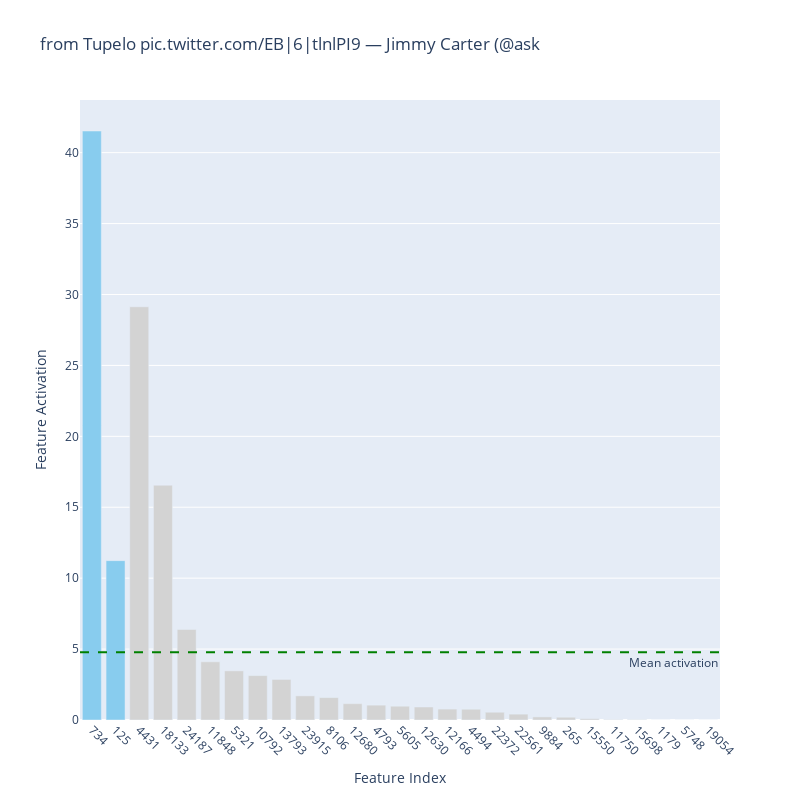
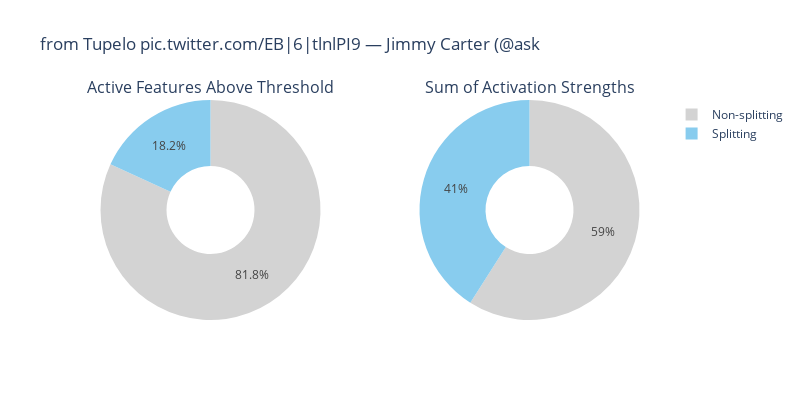
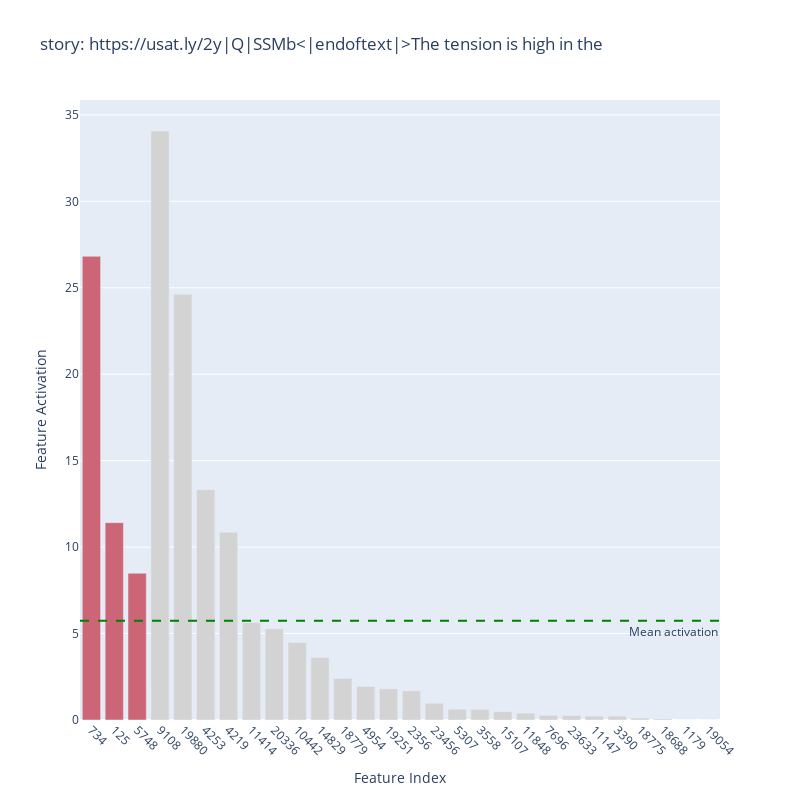

Source (notebook cell) for these figures, in order:
### Code cell
# After creating the PCA plot and identifying interesting points
interesting_point_ids = [85, 253, 70, 334]  # Replace with actual IDs of interest
analyze_specific_points_from_sparse_matrix_path(
    results=results,
    results_path=results_path,
    fs_splitting_nodes=fs_splitting_nodes,
    fs_splitting_cluster=fs_splitting_cluster,
    activation_threshold=activation_threshold,
    node_df=node_df,
    pca_df=pca_df,
    point_ids=interesting_point_ids,
    save_figs=True,
    pca_path=os.path.join(pca_path, "repeats_char_2"),
)

### Figure 1 — Plotly figure (JSON) as saved in the notebook; plotly's stock layout.template omitted (floating-point values rounded to 4 significant figures)
{"data": [{"customdata": [[125, 5], [125, 5], [3985, 1], [14691, 1], [19082, 1], [9939, 1], [4729, 1], [9129, 1], [11442, 1], [18878, 1], [1018, 6], [10590, 1], [4288, 1], [4951, 1], [10549, 1], [10193, 1], [4038, 1], [36, 38], [17905, 1], [8428, 1], [36, 38], [12751, 1], [9870, 1], [829, 51], [null, null], [null, null], [null, null]], "hovertemplate": "Feature Index: %{x}<br>Activation: %{y:.4f}<br>Subgraph ID: %{customdata[0]}<br>Subgraph Size: %{customdata[1]}<extra></extra>", "marker": {"color": ["rgb(136, 204, 238)", "rgb(136, 204, 238)", "lightgrey", "lightgrey", "lightgrey", "lightgrey", "lightgrey", "lightgrey", "lightgrey", "lightgrey", "lightgrey", "lightgrey", "lightgrey", "lightgrey", "lightgrey", "lightgrey", "lightgrey", "lightgrey", "lightgrey", "lightgrey", "lightgrey", "lightgrey", "lightgrey", "lightgrey", "lightgrey", "lightgrey", "lightgrey"]}, "type": "bar", "x": ["734", "125", "4431", "18133", "24187", "11848", "5321", "10792", "13793", "23915", "8106", "12680", "4793", "5605", "12630", "12166", "4494", "22372", "22561", "9884", "265", "15550", "11750", "15698", "1179", "5748", "19054"], "y": [41.53, 11.24, 29.14, 16.56, 6.382, 4.102, 3.463, 3.129, 2.86, 1.702, 1.579, 1.152, 1.047, 0.9719, 0.9172, 0.7703, 0.7588, 0.5502, 0.413, 0.2182, 0.196, 0.0939, 0.03744, 0.02759, 0, 0, 0]}], "layout": {"annotations": [{"showarrow": false, "text": "Mean activation", "x": 1, "xanchor": "right", "xref": "x domain", "y": 4.771, "yanchor": "top", "yref": "y"}], "bargap": 0.2, "height": 800, "shapes": [{"line": {"color": "green", "dash": "dash"}, "type": "line", "x0": 0, "x1": 1, "xref": "x domain", "y0": 4.771, "y1": 4.771, "yref": "y"}], "showlegend": false, "title": {"text": " from Tupelo pic.twitter.com/EB|6|tlnlPI9 — Jimmy Carter (@ask"}, "width": 800, "xaxis": {"tickangle": 45, "tickmode": "array", "ticktext": ["734", "125", "4431", "18133", "24187", "11848", "5321", "10792", "13793", "23915", "8106", "12680", "4793", "5605", "12630", "12166", "4494", "22372", "22561", "9884", "265", "15550", "11750", "15698", "1179", "5748", "19054"], "tickvals": ["734", "125", "4431", "18133", "24187", "11848", "5321", "10792", "13793", "23915", "8106", "12680", "4793", "5605", "12630", "12166", "4494", "22372", "22561", "9884", "265", "15550", "11750", "15698", "1179", "5748", "19054"], "title": {"text": "Feature Index"}, "type": "category"}, "yaxis": {"title": {"text": "Feature Activation"}}}}

### Figure 2 — Plotly figure (JSON) as saved in the notebook; plotly's stock layout.template omitted (floating-point values rounded to 4 significant figures)
{"data": [{"domain": {"x": [0, 0.45], "y": [0, 1]}, "hole": 0.4, "hoverinfo": "label+percent+value", "labels": ["Splitting", "Non-splitting"], "marker": {"colors": ["rgb(136, 204, 238)", "lightgrey"]}, "type": "pie", "values": [2, 9]}, {"domain": {"x": [0.55, 1], "y": [0, 1]}, "hole": 0.4, "hoverinfo": "label+percent+value", "labels": ["Splitting", "Non-splitting"], "marker": {"colors": ["rgb(136, 204, 238)", "lightgrey"]}, "type": "pie", "values": [52.76, 76.06]}], "layout": {"annotations": [{"font": {"size": 16}, "showarrow": false, "text": "Active Features Above Threshold", "x": 0.225, "xanchor": "center", "xref": "paper", "y": 1, "yanchor": "bottom", "yref": "paper"}, {"font": {"size": 16}, "showarrow": false, "text": "Sum of Activation Strengths", "x": 0.775, "xanchor": "center", "xref": "paper", "y": 1, "yanchor": "bottom", "yref": "paper"}], "height": 400, "title": {"text": " from Tupelo pic.twitter.com/EB|6|tlnlPI9 — Jimmy Carter (@ask"}, "width": 800}}

### Figure 3 — Plotly figure (JSON) as saved in the notebook; plotly's stock layout.template omitted (floating-point values rounded to 4 significant figures)
{"data": [{"customdata": [[125, 5], [125, 5], [125, 5], [7818, 1], [3836, 2], [3836, 2], [3805, 1], [9602, 1], [16296, 1], [8866, 1], [12224, 1], [15172, 1], [4422, 1], [1689, 8], [2200, 1], [18561, 1], [4718, 2], [3242, 1], [12428, 1], [9939, 1], [6672, 1], [18686, 1], [9398, 1], [3096, 1], [15169, 1], [15103, 1], [null, null], [null, null]], "hovertemplate": "Feature Index: %{x}<br>Activation: %{y:.4f}<br>Subgraph ID: %{customdata[0]}<br>Subgraph Size: %{customdata[1]}<extra></extra>", "marker": {"color": ["rgb(204, 102, 119)", "rgb(204, 102, 119)", "rgb(204, 102, 119)", "lightgrey", "lightgrey", "lightgrey", "lightgrey", "lightgrey", "lightgrey", "lightgrey", "lightgrey", "lightgrey", "lightgrey", "lightgrey", "lightgrey", "lightgrey", "lightgrey", "lightgrey", "lightgrey", "lightgrey", "lightgrey", "lightgrey", "lightgrey", "lightgrey", "lightgrey", "lightgrey", "lightgrey", "lightgrey"]}, "type": "bar", "x": ["734", "125", "5748", "9108", "19880", "4253", "4219", "11414", "20336", "10442", "14829", "18779", "4954", "19251", "2356", "23456", "5307", "3558", "15107", "11848", "7696", "23633", "11147", "3390", "18775", "18688", "1179", "19054"], "y": [26.82, 11.42, 8.49, 34.07, 24.63, 13.32, 10.87, 5.633, 5.272, 4.485, 3.613, 2.405, 1.942, 1.8, 1.687, 0.9669, 0.6225, 0.6096, 0.4734, 0.3973, 0.2668, 0.2558, 0.2259, 0.2256, 0.1151, 0.05923, 0, 0]}], "layout": {"annotations": [{"showarrow": false, "text": "Mean activation", "x": 1, "xanchor": "right", "xref": "x domain", "y": 5.738, "yanchor": "top", "yref": "y"}], "bargap": 0.2, "height": 800, "shapes": [{"line": {"color": "green", "dash": "dash"}, "type": "line", "x0": 0, "x1": 1, "xref": "x domain", "y0": 5.738, "y1": 5.738, "yref": "y"}], "showlegend": false, "title": {"text": " story: https://usat.ly/2y|Q|SSMb<|endoftext|>The tension is high in the"}, "width": 800, "xaxis": {"tickangle": 45, "tickmode": "array", "ticktext": ["734", "125", "5748", "9108", "19880", "4253", "4219", "11414", "20336", "10442", "14829", "18779", "4954", "19251", "2356", "23456", "5307", "3558", "15107", "11848", "7696", "23633", "11147", "3390", "18775", "18688", "1179", "19054"], "tickvals": ["734", "125", "5748", "9108", "19880", "4253", "4219", "11414", "20336", "10442", "14829", "18779", "4954", "19251", "2356", "23456", "5307", "3558", "15107", "11848", "7696", "23633", "11147", "3390", "18775", "18688", "1179", "19054"], "title": {"text": "Feature Index"}, "type": "category"}, "yaxis": {"title": {"text": "Feature Activation"}}}}
